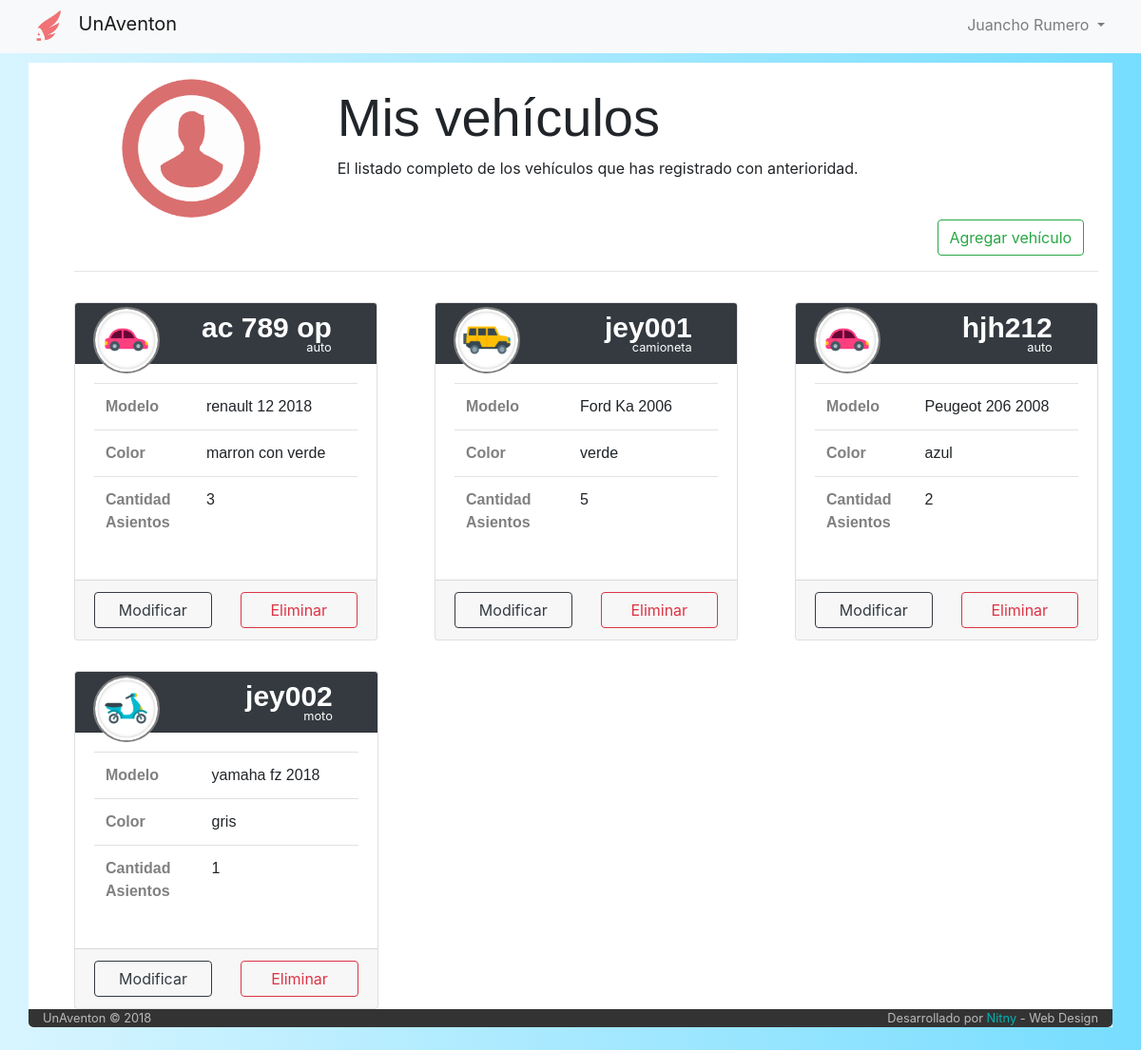
The page /listado-vehiculos (signed in) on the database as committed earlier.
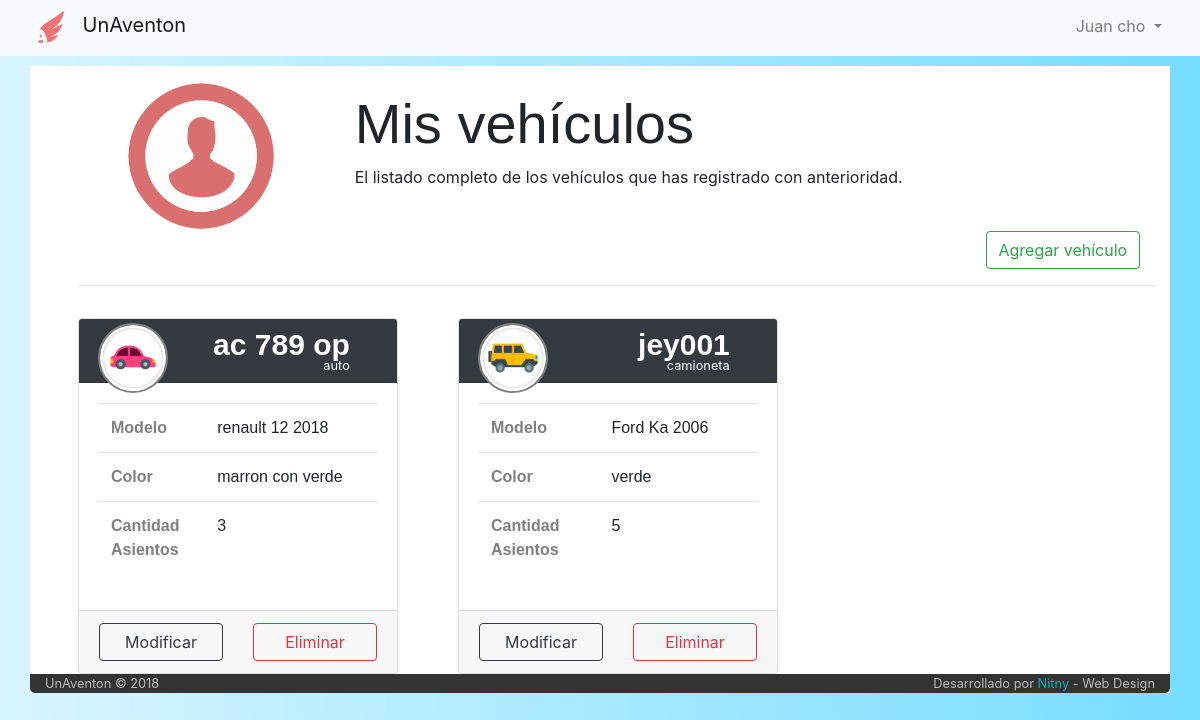
The same page on the database as committed later.
### tables this page shows
CREATE TABLE IF NOT EXISTS `vehiculo` (
  `idVehiculo` int(6) NOT NULL AUTO_INCREMENT,
  `idPropietario` int(6) NOT NULL,
  `cant_asientos` int(2) NOT NULL,
  `modelo` varchar(30) NOT NULL,
  `marca` varchar(30) NOT NULL,
  `color` varchar(20) NOT NULL,
  `patente` varchar(10) NOT NULL COMMENT 'puede ser patente extrangera',
  `tipo` int(1) DEFAULT NULL,
  `eliminado` tinyint(1) NOT NULL DEFAULT '0',
  PRIMARY KEY (`idVehiculo`)
);

CREATE TABLE IF NOT EXISTS `tipo_vehiculo` (
  `idTipo` int(1) NOT NULL AUTO_INCREMENT,
  `icono` varchar(140) DEFAULT NULL,
  `tipo` varchar(11) NOT NULL,
  PRIMARY KEY (`idTipo`)
);

### index.php (called while the page is built, shortened)
<?php
	include ('php/inicio_body.php');
	$router = new Router;
	$vars = $router->get_variables();
	render($vars);
	include ('php/cierre_body.php');

### controller/listado-vehiculos.php (the view, shortened to what this page needs)
<?php
function render($vars = []){
	include('php/conexion.php');
	function modificable($id, $numElto){
		include('php/conexion.php');
		$consulta = "SELECT * FROM viaje WHERE idVehiculo = '$id'";
		$viajes = mysqli_query($conexion, $consulta) or
													die("Error en la busqueda de vehiculos que esten en viajes" . mysqli_error($conexion));
		$esModificable = "#ModificarAuto$numElto";
		if($viaje = mysqli_fetch_array($viajes)){
			$esModificable = "#errorModificacion";
		}
		return $esModificable;
	}
	?>
		<div class="container" style="width:200rem; padding-left: 3rem">
		<div class="row">
		    <div class="col-md-3" style="text-align: center">
		      <img src="img/user.png" alt="imagen de usuario" style="width: 150px; margin-top: 15px">
		    </div>
		    <div class="col-md-8" style="margin-top: 1.5rem">
		      <h1 class="display-4" style="font-family: helvetica;">Mis vehículos</h1>
		      <p> El listado completo de los vehículos que has registrado con anterioridad. </p>
		    </div>
		</div>
		<div class="row">
			<div class="offset-10">
				<button type="button" name="cargaVehiculo" class="btn btn-outline-success" data-toggle="modal" data-target="#CargarAuto">Agregar vehículo</button>
			</div>
		</div>
		 <hr>
	<?php
	$consulta = "SELECT *, vehiculo.tipo as 'vehiculotipo'
							 from vehiculo
							 INNER JOIN tipo_vehiculo on vehiculo.tipo=tipo_vehiculo.idTipo
						   where idPropietario='$_SESSION[userId]' and eliminado=0";
	$vehiculos=mysqli_query($conexion, $consulta)
			or die("error de la consulta:".mysqli_error($conexion));
	$numElto = 0;
	$vehiculo = mysqli_fetch_array($vehiculos);
	while($vehiculo){
		?>
		<div class="row" style="margin-top: 2rem">
			<div class="card-deck">
		<?php
		$elementosEnFila = 1;
		while(($vehiculo) &&($elementosEnFila <= 3)){
?>
				<div class="card" style="width: 20rem; margin-left: 30px; margin-right: 30px">
							    <div class="card-header bg-dark text-white">
								    	<div class="profile-header-container">
								  			<div class="row" style="margin-top: -.5rem; margin-left: -1rem;">
								  				<div class="col col-md-4 profile-header-img">
											     	<img class="img-circle" src="<?php echo $vehiculo['icono'] ?>"/>
												</div>
												<div class="col col-md-8" style="margin-top: 1.5rem; margin-left: -1.7rem;">
											   		<span class="text-left tipo float-right" style="font-family: helvetica; font-size: 30px; margin-top: -25px"> <?php echo $vehiculo['patente'];?></span><br>
														<small class="float-right" style="margin-top: -15px"><?php echo $vehiculo['tipo'];?></small>
												</div>
								  			</div>
										</div>
								    </div>
							    <div class="card-body">
									<table class="table">
									  <tbody>
									    <tr>
									      <th scope="row" style="color:grey">Modelo</th>
									      <td><?php echo "$vehiculo[marca] $vehiculo[modelo]"; ?></td>
									    </tr>
									    <tr>
									      <th scope="row" style="color:grey">Color</th>
									      <td style=""><?php echo $vehiculo['color']; ?></td>
									    </tr>
									    <tr>
									      <th scope="row" style="color:grey">Cantidad<br>Asientos</th>
									      <td><?php echo $vehiculo['cant_asientos']; ?></td>
									    </tr>
									  </tbody>
									</table>
							    </div>
							    <div class="card-footer">
							      <div class="row">
							      	<div class="col col-md-6">
							      			<button type="button" class="btn btn-outline-dark btn-block" data-toggle="modal" data-target="<?php echo modificable($vehiculo['idVehiculo'], $numElto)?>">Modificar</button>
							      		</div>
							      		<div class="col col-md-6" >
							      			<?php
												$viajes = mysqli_query($conexion, "SELECT * FROM viaje where idVehiculo='$vehiculo[idVehiculo]'");
							      				if($cant_viajes = mysqli_num_rows($viajes) > 0)
							      				{
							      					echo '<buton class="btn btn-outline-danger btn-block" onclick="alert(\'El vehiculo se encuentra postulado a '.$cant_viajes.' viaje/s\')" > Eliminar </button>';
							      				}else
							      				{
							      					echo '<form action="/listado-vehiculos" method="POST">
							    							<input type="text" name="idBaja" value="'.$vehiculo['idVehiculo'].'"hidden>
							    							<button class="btn btn-outline-danger btn-block" onclick="return confirm(\'está seguro que quiere eliminar el vehiculo con patente '.$vehiculo['patente'].'?\')"> Eliminar </button>
							   							 </form>';
							      				}
							      			?>
							      		</div>
							      </div>
							    </div>
							  </div>
							  <?php
			$elementosEnFila++;
			$numElto++;
			$vehiculo = mysqli_fetch_array($vehiculos);
		}
		?>
		</div>
	</div>
		<?php
	}
	?>
	</div>
	<div class="container">
	<?php
}

### php/inicio_body.php (shortened to what this page needs)
<!DOCTYPE html>
<html>
  <head>
    <link rel="stylesheet" href="https://maxcdn.bootstrapcdn.com/bootstrap/4.0.0/css/bootstrap.min.css">
    <link rel="stylesheet" href="/js/Malihu/jquery.mCustomScrollbar.css" />
    <link rel="stylesheet" type="text/css" href="/css/estilo-listado-vehiculos.css">
    <link rel="stylesheet" href="/css/stylo.css">
  </head>
  <body>
    <?php
      include('php/navbar.php');
    ?>

### php/navbar.php (shortened to what this page needs)
<nav class="navbar navbar-expand-lg navbar-light bg-light">
  <div class="container" style="background-color:rgba(0, 0, 0, 0.0); margin-top: -3px; padding: 0 0; box-shadow: 0 0 0 #fff">
  <ul class="nav navbar-nav navbar-logo mx-auto">
      <li class="nav-item">
        <img src="/img/logo.png" alt="logo" style="width: 40px; margin-right: 8px">
        <a class="navbar-brand" href="/">UnAventon</a>
      </li>
    </ul>
  <div class="collapse navbar-collapse" id="navbarSupportedContent">
      <?php
      if(isset($_SESSION['nombre'])){
        ?>
        <ul class='navbar-nav float-right'>
            <li class="nav-item dropdown">
                <a class="nav-link dropdown-toggle" href="#" id="navbarDropdown" role="button" data-toggle="dropdown" aria-haspopup="true" aria-expanded="false">
                  <?php echo $_SESSION['nombre']." ".$_SESSION['apellido']; ?>
                </a>
            </li>
        </ul>
        <?php
      }
      ?>
  </div>
</div>
</nav>

### php/cierre_body.php (shortened to what this page needs)
<div class="row" style="background-color: #333; color: #bbb; border-bottom-left-radius: 5px; border-bottom-right-radius: 5px; ">
  <div class="col-md-12">
    <small class="float-left">UnAventon © 2018</small>
    <small class="float-right">Desarrollado por <span style="color:#00b3b3">Nitny</span> - Web Design</small>
  </div>
</div>
</div>
<br>
</body>
</html>

### css/estilo-listado-vehiculos.css (style rules this page uses)
.card-header { height: 4rem; }
.profile-header-img { width: 3rem; }
.profile-header-img > img.img-circle { width: 70px; height: 70px; max-width: 100px; max-height: 100px; -webkit-border-radius: 50%; -moz-border-radius: 50%; border-radius: 50%; border: 2px solid grey; }
.tipo { color: white; font-family: sans-serif; font-size: 40rem; font-weight: bold; }
th,tr { font-family: helvetica; }

### css/stylo.css (style rules this page uses)
body { background-color: grey; }

### php/inicio_body.php (style rules this page uses)
body { background-color: #fff; background: linear-gradient(-90deg, #76ddff, #d8f5ff); }

Rows that differ between the two databases and show on the page:
no longer on this page (row edited): vehiculo: tipo_vehiculo.icono (picture), patente "hjh212", tipo_vehiculo.tipo "auto", marca "Peugeot", modelo "206 2008", color "azul", cant_asientos "2"
removed vehiculo: tipo_vehiculo.icono (picture), patente "jey002", tipo_vehiculo.tipo "moto", marca "yamaha", modelo "fz 2018", color "gris", cant_asientos "1"
Other text that changed with them:
$_SESSION['nombre']: "Juancho" → "Juan"
$_SESSION['apellido']: "Rumero" → "cho"
